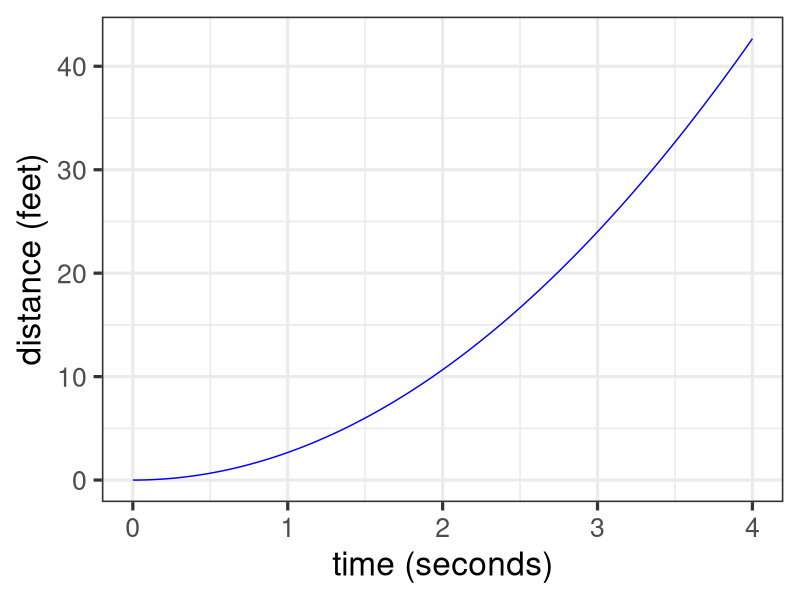
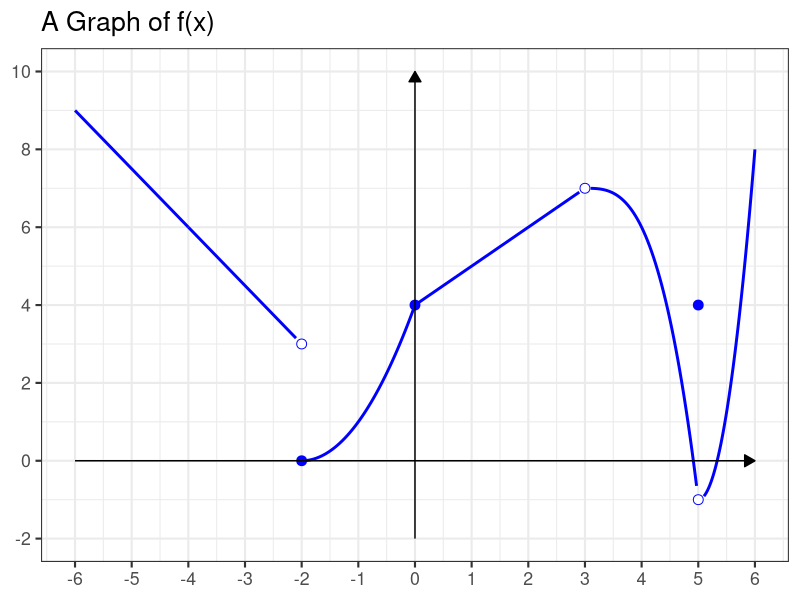
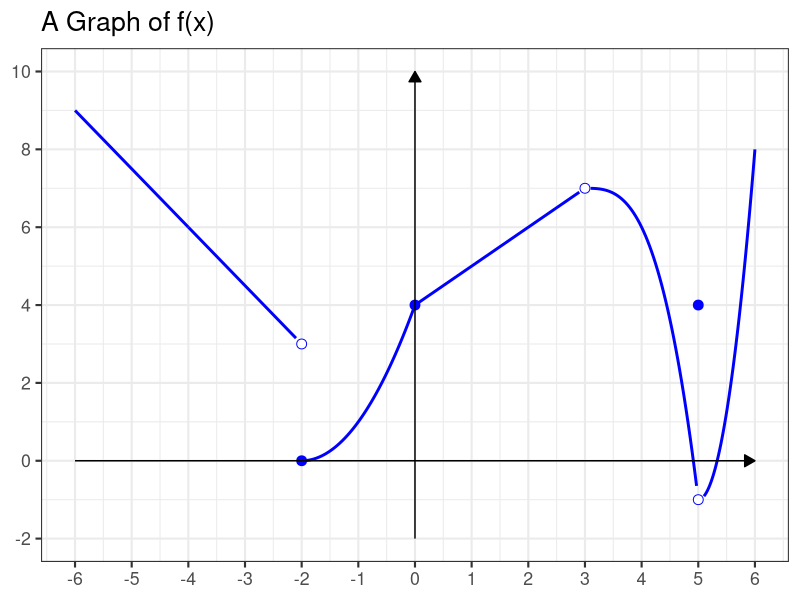
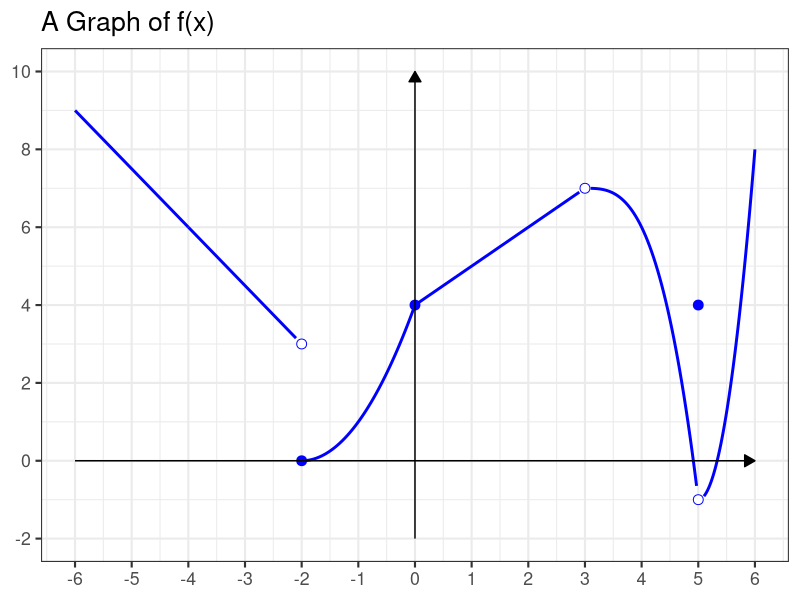
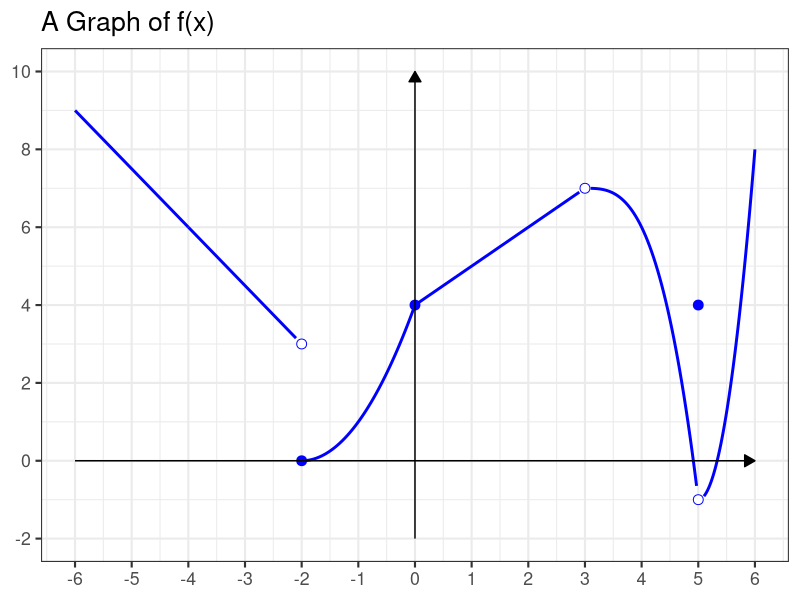
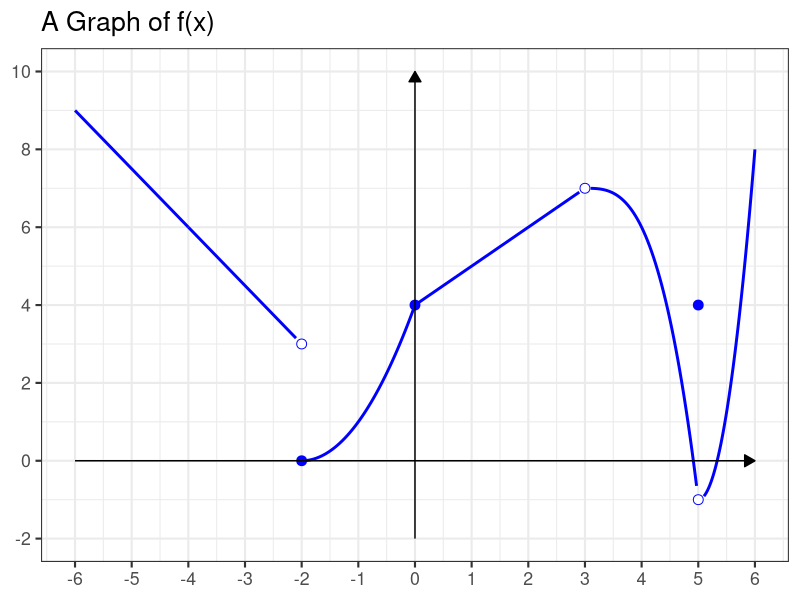
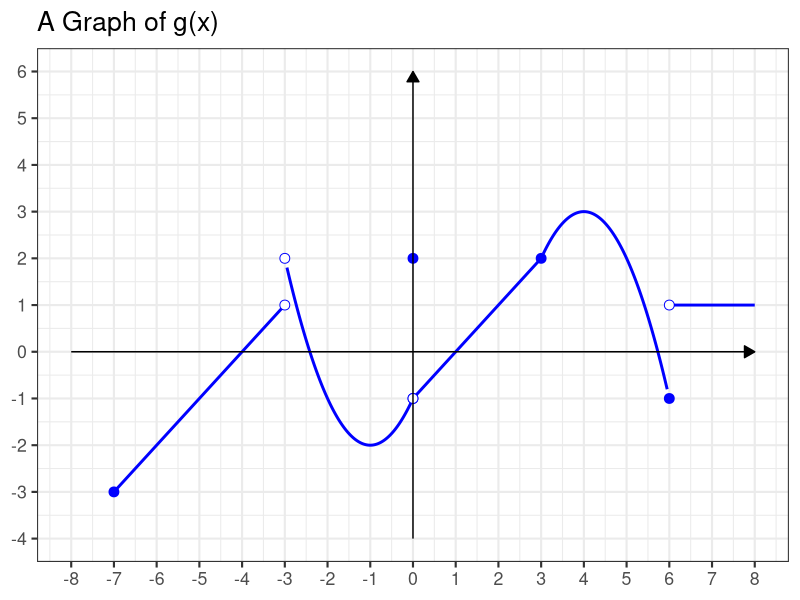
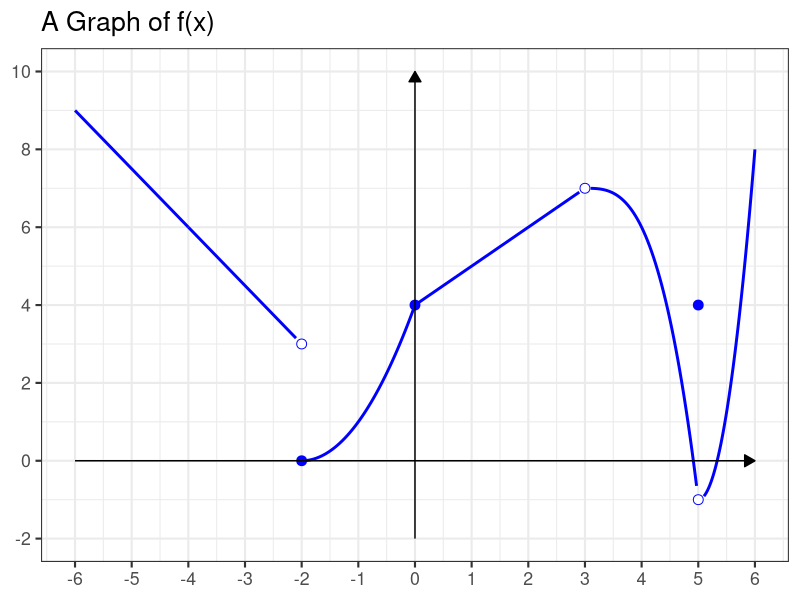

The R script that drew these images, in order:
## ---- chunk 1
library(tidyverse)
library(patchwork)

theme_set(theme_bw(base_size = 16))
## ---- chunk 2
x_vals <- seq(0, 4, length.out = 500)
y_vals <- 2.6667*(x_vals^2)

ggplot() + 
  geom_line(aes(x = x_vals, y = y_vals),
            color = "blue") + 
  labs(x = "time (seconds)", y = "distance (feet)") +
  scale_x_continuous(breaks = seq(0, 4, by = 1)) + 
  theme_bw(base_size = 24)
## ---- chunk 3
#| echo: false
#| message: false
#| fig.height: 3.25

x_vals_1 <- seq(-6, -4, length.out = 100)
x_vals_2 <- seq(-4, -2.1, length.out = 100)
x_vals_3 <- seq(-2, 0, length.out = 100)
x_vals_4 <- seq(0, 2.9, length.out = 100)
x_vals_5 <- seq(3.1, 4.97, length.out = 100)
x_vals_6 <- seq(5.1, 6, length.out = 100)

f1 <- function(x) -(3/2)*x
f2 <- function(x) -(3/2)*x
f3 <- function(x) (x + 2)^2
f4 <- function(x) x + 4
f5 <- function(x) 7 - (x - 3)^3
f6 <- function(x) (3*(x - 5))^2 - 1

open_pts <- data.frame(
  x = c(-2, 3, 5),
  y = c(f1(-2), f4(3), f5(5))
)
closed_pts <- data.frame(
  x = c(-2, 0, 5),
  y = c(f3(-2), f3(0), 4)
)

ggplot() +
  geom_line(aes(x = x_vals_1, y = f1(x_vals_1)), color = "blue", linewidth = 1) +
  geom_line(aes(x = x_vals_2, y = f2(x_vals_2)), color = "blue", linewidth = 1) +
  geom_line(aes(x = x_vals_3, y = f3(x_vals_3)), color = "blue", linewidth = 1) +
  geom_line(aes(x = x_vals_4, y = f4(x_vals_4)), color = "blue", linewidth = 1) +
  geom_line(aes(x = x_vals_5, y = f5(x_vals_5)), color = "blue", linewidth = 1) +
  geom_line(aes(x = x_vals_6, y = f6(x_vals_6)), color = "blue", linewidth = 1) +
  geom_point(data = open_pts, aes(x = x, y = y),
             shape = 21, size = 3, fill = "white", color = "blue") +
  geom_point(data = closed_pts, aes(x = x, y = y),
             shape = 21, size = 3, fill = "blue", color = "blue") +
  annotate("segment",
           x = -6, xend = 6, y = 0, yend = 0,
           arrow = arrow(length = unit(0.3, "cm"), type = "closed"),
           linewidth = 0.5) +
  annotate("segment",
           x = 0, xend = 0, y = -2, yend = 10,
           arrow = arrow(length = unit(0.3, "cm"), type = "closed"),
           linewidth = 0.5) +
  scale_x_continuous(breaks = seq(-6, 6, by = 1)) +
  scale_y_continuous(breaks = c(-2, 0, 2, 4, 6, 8, 10)) +
  coord_cartesian(xlim = c(-6, 6), ylim = c(-2, 10)) +
  labs(title = "A Graph of f(x)") +
  theme(axis.line = element_blank(), axis.title = element_blank())
## ---- chunk 4
#| echo: false
#| message: false
#| fig.height: 3.25

x_vals_1 <- seq(-6, -4, length.out = 100)
x_vals_2 <- seq(-4, -2.1, length.out = 100)
x_vals_3 <- seq(-2, 0, length.out = 100)
x_vals_4 <- seq(0, 2.9, length.out = 100)
x_vals_5 <- seq(3.1, 4.97, length.out = 100)
x_vals_6 <- seq(5.1, 6, length.out = 100)

f1 <- function(x) -(3/2)*x
f2 <- function(x) -(3/2)*x
f3 <- function(x) (x + 2)^2
f4 <- function(x) x + 4
f5 <- function(x) 7 - (x - 3)^3
f6 <- function(x) (3*(x - 5))^2 - 1

open_pts <- data.frame(
  x = c(-2, 3, 5),
  y = c(f1(-2), f4(3), f5(5))
)
closed_pts <- data.frame(
  x = c(-2, 0, 5),
  y = c(f3(-2), f3(0), 4)
)

ggplot() +
  geom_line(aes(x = x_vals_1, y = f1(x_vals_1)), color = "blue", linewidth = 1) +
  geom_line(aes(x = x_vals_2, y = f2(x_vals_2)), color = "blue", linewidth = 1) +
  geom_line(aes(x = x_vals_3, y = f3(x_vals_3)), color = "blue", linewidth = 1) +
  geom_line(aes(x = x_vals_4, y = f4(x_vals_4)), color = "blue", linewidth = 1) +
  geom_line(aes(x = x_vals_5, y = f5(x_vals_5)), color = "blue", linewidth = 1) +
  geom_line(aes(x = x_vals_6, y = f6(x_vals_6)), color = "blue", linewidth = 1) +
  geom_point(data = open_pts, aes(x = x, y = y),
             shape = 21, size = 3, fill = "white", color = "blue") +
  geom_point(data = closed_pts, aes(x = x, y = y),
             shape = 21, size = 3, fill = "blue", color = "blue") +
  annotate("segment",
           x = -6, xend = 6, y = 0, yend = 0,
           arrow = arrow(length = unit(0.3, "cm"), type = "closed"),
           linewidth = 0.5) +
  annotate("segment",
           x = 0, xend = 0, y = -2, yend = 10,
           arrow = arrow(length = unit(0.3, "cm"), type = "closed"),
           linewidth = 0.5) +
  scale_x_continuous(breaks = seq(-6, 6, by = 1)) +
  scale_y_continuous(breaks = c(-2, 0, 2, 4, 6, 8, 10)) +
  coord_cartesian(xlim = c(-6, 6), ylim = c(-2, 10)) +
  labs(title = "A Graph of f(x)") +
  theme(axis.line = element_blank(), axis.title = element_blank())
## ---- chunk 5
#| echo: false
#| message: false
#| fig.height: 2.75

x_vals_1 <- seq(-6, -4, length.out = 100)
x_vals_2 <- seq(-4, -2.1, length.out = 100)
x_vals_3 <- seq(-2, 0, length.out = 100)
x_vals_4 <- seq(0, 2.9, length.out = 100)
x_vals_5 <- seq(3.1, 4.97, length.out = 100)
x_vals_6 <- seq(5.1, 6, length.out = 100)

f1 <- function(x) -(3/2)*x
f2 <- function(x) -(3/2)*x
f3 <- function(x) (x + 2)^2
f4 <- function(x) x + 4
f5 <- function(x) 7 - (x - 3)^3
f6 <- function(x) (3*(x - 5))^2 - 1

open_pts <- data.frame(
  x = c(-2, 3, 5),
  y = c(f1(-2), f4(3), f5(5))
)
closed_pts <- data.frame(
  x = c(-2, 0, 5),
  y = c(f3(-2), f3(0), 4)
)

ggplot() +
  geom_line(aes(x = x_vals_1, y = f1(x_vals_1)), color = "blue", linewidth = 1) +
  geom_line(aes(x = x_vals_2, y = f2(x_vals_2)), color = "blue", linewidth = 1) +
  geom_line(aes(x = x_vals_3, y = f3(x_vals_3)), color = "blue", linewidth = 1) +
  geom_line(aes(x = x_vals_4, y = f4(x_vals_4)), color = "blue", linewidth = 1) +
  geom_line(aes(x = x_vals_5, y = f5(x_vals_5)), color = "blue", linewidth = 1) +
  geom_line(aes(x = x_vals_6, y = f6(x_vals_6)), color = "blue", linewidth = 1) +
  geom_point(data = open_pts, aes(x = x, y = y),
             shape = 21, size = 3, fill = "white", color = "blue") +
  geom_point(data = closed_pts, aes(x = x, y = y),
             shape = 21, size = 3, fill = "blue", color = "blue") +
  annotate("segment",
           x = -6, xend = 6, y = 0, yend = 0,
           arrow = arrow(length = unit(0.3, "cm"), type = "closed"),
           linewidth = 0.5) +
  annotate("segment",
           x = 0, xend = 0, y = -2, yend = 10,
           arrow = arrow(length = unit(0.3, "cm"), type = "closed"),
           linewidth = 0.5) +
  scale_x_continuous(breaks = seq(-6, 6, by = 1)) +
  scale_y_continuous(breaks = c(-2, 0, 2, 4, 6, 8, 10)) +
  coord_cartesian(xlim = c(-6, 6), ylim = c(-2, 10)) +
  labs(title = "A Graph of f(x)") +
  theme(axis.line = element_blank(), axis.title = element_blank())
## ---- chunk 6
#| echo: false
#| message: false
#| fig.height: 2.75

x_vals_1 <- seq(-6, -4, length.out = 100)
x_vals_2 <- seq(-4, -2.1, length.out = 100)
x_vals_3 <- seq(-2, 0, length.out = 100)
x_vals_4 <- seq(0, 2.9, length.out = 100)
x_vals_5 <- seq(3.1, 4.97, length.out = 100)
x_vals_6 <- seq(5.1, 6, length.out = 100)

f1 <- function(x) -(3/2)*x
f2 <- function(x) -(3/2)*x
f3 <- function(x) (x + 2)^2
f4 <- function(x) x + 4
f5 <- function(x) 7 - (x - 3)^3
f6 <- function(x) (3*(x - 5))^2 - 1

open_pts <- data.frame(
  x = c(-2, 3, 5),
  y = c(f1(-2), f4(3), f5(5))
)
closed_pts <- data.frame(
  x = c(-2, 0, 5),
  y = c(f3(-2), f3(0), 4)
)

ggplot() +
  geom_line(aes(x = x_vals_1, y = f1(x_vals_1)), color = "blue", linewidth = 1) +
  geom_line(aes(x = x_vals_2, y = f2(x_vals_2)), color = "blue", linewidth = 1) +
  geom_line(aes(x = x_vals_3, y = f3(x_vals_3)), color = "blue", linewidth = 1) +
  geom_line(aes(x = x_vals_4, y = f4(x_vals_4)), color = "blue", linewidth = 1) +
  geom_line(aes(x = x_vals_5, y = f5(x_vals_5)), color = "blue", linewidth = 1) +
  geom_line(aes(x = x_vals_6, y = f6(x_vals_6)), color = "blue", linewidth = 1) +
  geom_point(data = open_pts, aes(x = x, y = y),
             shape = 21, size = 3, fill = "white", color = "blue") +
  geom_point(data = closed_pts, aes(x = x, y = y),
             shape = 21, size = 3, fill = "blue", color = "blue") +
  annotate("segment",
           x = -6, xend = 6, y = 0, yend = 0,
           arrow = arrow(length = unit(0.3, "cm"), type = "closed"),
           linewidth = 0.5) +
  annotate("segment",
           x = 0, xend = 0, y = -2, yend = 10,
           arrow = arrow(length = unit(0.3, "cm"), type = "closed"),
           linewidth = 0.5) +
  scale_x_continuous(breaks = seq(-6, 6, by = 1)) +
  scale_y_continuous(breaks = c(-2, 0, 2, 4, 6, 8, 10)) +
  coord_cartesian(xlim = c(-6, 6), ylim = c(-2, 10)) +
  labs(title = "A Graph of f(x)") +
  theme(axis.line = element_blank(), axis.title = element_blank())
## ---- chunk 7
#| echo: false
#| message: false
#| fig.height: 2.75

x_vals_1 <- seq(-6, -4, length.out = 100)
x_vals_2 <- seq(-4, -2.1, length.out = 100)
x_vals_3 <- seq(-2, 0, length.out = 100)
x_vals_4 <- seq(0, 2.9, length.out = 100)
x_vals_5 <- seq(3.1, 4.97, length.out = 100)
x_vals_6 <- seq(5.1, 6, length.out = 100)

f1 <- function(x) -(3/2)*x
f2 <- function(x) -(3/2)*x
f3 <- function(x) (x + 2)^2
f4 <- function(x) x + 4
f5 <- function(x) 7 - (x - 3)^3
f6 <- function(x) (3*(x - 5))^2 - 1

open_pts <- data.frame(
  x = c(-2, 3, 5),
  y = c(f1(-2), f4(3), f5(5))
)
closed_pts <- data.frame(
  x = c(-2, 0, 5),
  y = c(f3(-2), f3(0), 4)
)

ggplot() +
  geom_line(aes(x = x_vals_1, y = f1(x_vals_1)), color = "blue", linewidth = 1) +
  geom_line(aes(x = x_vals_2, y = f2(x_vals_2)), color = "blue", linewidth = 1) +
  geom_line(aes(x = x_vals_3, y = f3(x_vals_3)), color = "blue", linewidth = 1) +
  geom_line(aes(x = x_vals_4, y = f4(x_vals_4)), color = "blue", linewidth = 1) +
  geom_line(aes(x = x_vals_5, y = f5(x_vals_5)), color = "blue", linewidth = 1) +
  geom_line(aes(x = x_vals_6, y = f6(x_vals_6)), color = "blue", linewidth = 1) +
  geom_point(data = open_pts, aes(x = x, y = y),
             shape = 21, size = 3, fill = "white", color = "blue") +
  geom_point(data = closed_pts, aes(x = x, y = y),
             shape = 21, size = 3, fill = "blue", color = "blue") +
  annotate("segment",
           x = -6, xend = 6, y = 0, yend = 0,
           arrow = arrow(length = unit(0.3, "cm"), type = "closed"),
           linewidth = 0.5) +
  annotate("segment",
           x = 0, xend = 0, y = -2, yend = 10,
           arrow = arrow(length = unit(0.3, "cm"), type = "closed"),
           linewidth = 0.5) +
  scale_x_continuous(breaks = seq(-6, 6, by = 1)) +
  scale_y_continuous(breaks = c(-2, 0, 2, 4, 6, 8, 10)) +
  coord_cartesian(xlim = c(-6, 6), ylim = c(-2, 10)) +
  labs(title = "A Graph of f(x)") +
  theme(axis.line = element_blank(), axis.title = element_blank())
## ---- chunk 8
#| echo: false
#| message: false
#| fig.height: 3.25

x1 <- seq(-7,   -3.05, length.out = 300)
x2 <- seq(-2.95, -0.05, length.out = 300)
x3 <- seq( 0.05,  2.95, length.out = 300)
x4 <- seq( 3.05,  5.95, length.out = 300)
x5 <- seq( 6.05,  8,    length.out = 300)

f1 <- function(x) x + 4
f2 <- function(x) (x + 1)^2 - 2
f3 <- function(x) x - 1
f4 <- function(x) -(x - 4)^2 + 3
f5 <- function(x) rep(1, length(x))

open_pts <- data.frame(
  x = c(-3, -3,  0,  0,  6),
  y = c(f1(-3), f2(-3), f2(0), f3(0), f5(6))
)
closed_pts <- data.frame(
  x = c(-7,  0,  3, 6),
  y = c(f1(-7), 2, f3(3), f4(6))
)

ggplot() +
  geom_line(aes(x = x1, y = f1(x1)), color = "blue", linewidth = 1) +
  geom_line(aes(x = x2, y = f2(x2)), color = "blue", linewidth = 1) +
  geom_line(aes(x = x3, y = f3(x3)), color = "blue", linewidth = 1) +
  geom_line(aes(x = x4, y = f4(x4)), color = "blue", linewidth = 1) +
  geom_line(aes(x = x5, y = f5(x5)), color = "blue", linewidth = 1) +
  geom_point(data = open_pts, aes(x = x, y = y),
             shape = 21, size = 3, fill = "white", color = "blue") +
  geom_point(data = closed_pts, aes(x = x, y = y),
             shape = 21, size = 3, fill = "blue", color = "blue") +
  annotate("segment", x = -8, xend = 8, y = 0, yend = 0,
           arrow = arrow(length = unit(0.3, "cm"), type = "closed"),
           linewidth = 0.5) +
  annotate("segment", x = 0, xend = 0, y = -4, yend = 6,
           arrow = arrow(length = unit(0.3, "cm"), type = "closed"),
           linewidth = 0.5) +
  scale_x_continuous(breaks = seq(-8, 8, by = 1)) +
  scale_y_continuous(breaks = seq(-4, 6, by = 1)) +
  coord_cartesian(xlim = c(-8, 8), ylim = c(-4, 6)) +
  labs(title = "A Graph of g(x)") +
  theme(axis.line = element_blank(), axis.title = element_blank())
## ---- chunk 9
#| echo: false
#| message: false
#| fig.height: 2.75

x_vals_1 <- seq(-6, -4, length.out = 100)
x_vals_2 <- seq(-4, -2.1, length.out = 100)
x_vals_3 <- seq(-2, 0, length.out = 100)
x_vals_4 <- seq(0, 2.9, length.out = 100)
x_vals_5 <- seq(3.1, 4.97, length.out = 100)
x_vals_6 <- seq(5.1, 6, length.out = 100)

f1 <- function(x) -(3/2)*x
f2 <- function(x) -(3/2)*x
f3 <- function(x) (x + 2)^2
f4 <- function(x) x + 4
f5 <- function(x) 7 - (x - 3)^3
f6 <- function(x) (3*(x - 5))^2 - 1

open_pts <- data.frame(
  x = c(-2, 3, 5),
  y = c(f1(-2), f4(3), f5(5))
)
closed_pts <- data.frame(
  x = c(-2, 0, 5),
  y = c(f3(-2), f3(0), 4)
)

ggplot() +
  geom_line(aes(x = x_vals_1, y = f1(x_vals_1)), color = "blue", linewidth = 1) +
  geom_line(aes(x = x_vals_2, y = f2(x_vals_2)), color = "blue", linewidth = 1) +
  geom_line(aes(x = x_vals_3, y = f3(x_vals_3)), color = "blue", linewidth = 1) +
  geom_line(aes(x = x_vals_4, y = f4(x_vals_4)), color = "blue", linewidth = 1) +
  geom_line(aes(x = x_vals_5, y = f5(x_vals_5)), color = "blue", linewidth = 1) +
  geom_line(aes(x = x_vals_6, y = f6(x_vals_6)), color = "blue", linewidth = 1) +
  geom_point(data = open_pts, aes(x = x, y = y),
             shape = 21, size = 3, fill = "white", color = "blue") +
  geom_point(data = closed_pts, aes(x = x, y = y),
             shape = 21, size = 3, fill = "blue", color = "blue") +
  annotate("segment",
           x = -6, xend = 6, y = 0, yend = 0,
           arrow = arrow(length = unit(0.3, "cm"), type = "closed"),
           linewidth = 0.5) +
  annotate("segment",
           x = 0, xend = 0, y = -2, yend = 10,
           arrow = arrow(length = unit(0.3, "cm"), type = "closed"),
           linewidth = 0.5) +
  scale_x_continuous(breaks = seq(-6, 6, by = 1)) +
  scale_y_continuous(breaks = c(-2, 0, 2, 4, 6, 8, 10)) +
  coord_cartesian(xlim = c(-6, 6), ylim = c(-2, 10)) +
  labs(title = "A Graph of f(x)") +
  theme(axis.line = element_blank(), axis.title = element_blank())
## ---- chunk 10
#| echo: false
#| message: false
#| fig.height: 2.5

x_vals_1 <- seq(-6, -4, length.out = 100)
x_vals_2 <- seq(-4, -2.1, length.out = 100)
x_vals_3 <- seq(-2, 0, length.out = 100)
x_vals_4 <- seq(0, 2.9, length.out = 100)
x_vals_5 <- seq(3.1, 4.97, length.out = 100)
x_vals_6 <- seq(5.1, 6, length.out = 100)

f1 <- function(x) -(3/2)*x
f2 <- function(x) -(3/2)*x
f3 <- function(x) (x + 2)^2
f4 <- function(x) x + 4
f5 <- function(x) 7 - (x - 3)^3
f6 <- function(x) (3*(x - 5))^2 - 1

open_pts <- data.frame(
  x = c(-2, 3, 5),
  y = c(f1(-2), f4(3), f5(5))
)
closed_pts <- data.frame(
  x = c(-2, 0, 5),
  y = c(f3(-2), f3(0), 4)
)

ggplot() +
  geom_line(aes(x = x_vals_1, y = f1(x_vals_1)), color = "blue", linewidth = 1) +
  geom_line(aes(x = x_vals_2, y = f2(x_vals_2)), color = "blue", linewidth = 1) +
  geom_line(aes(x = x_vals_3, y = f3(x_vals_3)), color = "blue", linewidth = 1) +
  geom_line(aes(x = x_vals_4, y = f4(x_vals_4)), color = "blue", linewidth = 1) +
  geom_line(aes(x = x_vals_5, y = f5(x_vals_5)), color = "blue", linewidth = 1) +
  geom_line(aes(x = x_vals_6, y = f6(x_vals_6)), color = "blue", linewidth = 1) +
  geom_point(data = open_pts, aes(x = x, y = y),
             shape = 21, size = 3, fill = "white", color = "blue") +
  geom_point(data = closed_pts, aes(x = x, y = y),
             shape = 21, size = 3, fill = "blue", color = "blue") +
  annotate("segment",
           x = -6, xend = 6, y = 0, yend = 0,
           arrow = arrow(length = unit(0.3, "cm"), type = "closed"),
           linewidth = 0.5) +
  annotate("segment",
           x = 0, xend = 0, y = -2, yend = 10,
           arrow = arrow(length = unit(0.3, "cm"), type = "closed"),
           linewidth = 0.5) +
  scale_x_continuous(breaks = seq(-6, 6, by = 1)) +
  scale_y_continuous(breaks = c(-2, 0, 2, 4, 6, 8, 10)) +
  coord_cartesian(xlim = c(-6, 6), ylim = c(-2, 10)) +
  labs(title = "A Graph of f(x)") +
  theme(axis.line = element_blank(), axis.title = element_blank())
## ---- chunk 11
#| echo: false
#| message: false
#| fig.height: 2.5

x_vals_1 <- seq(-6, -4, length.out = 100)
x_vals_2 <- seq(-4, -2.1, length.out = 100)
x_vals_3 <- seq(-2, 0, length.out = 100)
x_vals_4 <- seq(0, 2.9, length.out = 100)
x_vals_5 <- seq(3.1, 4.97, length.out = 100)
x_vals_6 <- seq(5.1, 6, length.out = 100)

f1 <- function(x) -(3/2)*x
f2 <- function(x) -(3/2)*x
f3 <- function(x) (x + 2)^2
f4 <- function(x) x + 4
f5 <- function(x) 7 - (x - 3)^3
f6 <- function(x) (3*(x - 5))^2 - 1

open_pts <- data.frame(
  x = c(-2, 3, 5),
  y = c(f1(-2), f4(3), f5(5))
)
closed_pts <- data.frame(
  x = c(-2, 0, 5),
  y = c(f3(-2), f3(0), 4)
)

ggplot() +
  geom_line(aes(x = x_vals_1, y = f1(x_vals_1)), color = "blue", linewidth = 1) +
  geom_line(aes(x = x_vals_2, y = f2(x_vals_2)), color = "blue", linewidth = 1) +
  geom_line(aes(x = x_vals_3, y = f3(x_vals_3)), color = "blue", linewidth = 1) +
  geom_line(aes(x = x_vals_4, y = f4(x_vals_4)), color = "blue", linewidth = 1) +
  geom_line(aes(x = x_vals_5, y = f5(x_vals_5)), color = "blue", linewidth = 1) +
  geom_line(aes(x = x_vals_6, y = f6(x_vals_6)), color = "blue", linewidth = 1) +
  geom_point(data = open_pts, aes(x = x, y = y),
             shape = 21, size = 3, fill = "white", color = "blue") +
  geom_point(data = closed_pts, aes(x = x, y = y),
             shape = 21, size = 3, fill = "blue", color = "blue") +
  annotate("segment",
           x = -6, xend = 6, y = 0, yend = 0,
           arrow = arrow(length = unit(0.3, "cm"), type = "closed"),
           linewidth = 0.5) +
  annotate("segment",
           x = 0, xend = 0, y = -2, yend = 10,
           arrow = arrow(length = unit(0.3, "cm"), type = "closed"),
           linewidth = 0.5) +
  scale_x_continuous(breaks = seq(-6, 6, by = 1)) +
  scale_y_continuous(breaks = c(-2, 0, 2, 4, 6, 8, 10)) +
  coord_cartesian(xlim = c(-6, 6), ylim = c(-2, 10)) +
  labs(title = "A Graph of f(x)") +
  theme(axis.line = element_blank(), axis.title = element_blank())
## ---- chunk 12
#| echo: false
#| message: false
#| fig.height: 3.25

x1 <- seq(-7,   -3.05, length.out = 300)
x2 <- seq(-2.95, -0.05, length.out = 300)
x3 <- seq( 0.05,  2.95, length.out = 300)
x4 <- seq( 3.05,  5.95, length.out = 300)
x5 <- seq( 6.05,  8,    length.out = 300)

f1 <- function(x) x + 4
f2 <- function(x) (x + 1)^2 - 2
f3 <- function(x) x - 1
f4 <- function(x) -(x - 4)^2 + 3
f5 <- function(x) rep(1, length(x))

open_pts <- data.frame(
  x = c(-3, -3,  0,  0,  6),
  y = c(f1(-3), f2(-3), f2(0), f3(0), f5(6))
)
closed_pts <- data.frame(
  x = c(-7,  0,  3, 6),
  y = c(f1(-7), 2, f3(3), f4(6))
)

ggplot() +
  geom_line(aes(x = x1, y = f1(x1)), color = "blue", linewidth = 1) +
  geom_line(aes(x = x2, y = f2(x2)), color = "blue", linewidth = 1) +
  geom_line(aes(x = x3, y = f3(x3)), color = "blue", linewidth = 1) +
  geom_line(aes(x = x4, y = f4(x4)), color = "blue", linewidth = 1) +
  geom_line(aes(x = x5, y = f5(x5)), color = "blue", linewidth = 1) +
  geom_point(data = open_pts, aes(x = x, y = y),
             shape = 21, size = 3, fill = "white", color = "blue") +
  geom_point(data = closed_pts, aes(x = x, y = y),
             shape = 21, size = 3, fill = "blue", color = "blue") +
  annotate("segment", x = -8, xend = 8, y = 0, yend = 0,
           arrow = arrow(length = unit(0.3, "cm"), type = "closed"),
           linewidth = 0.5) +
  annotate("segment", x = 0, xend = 0, y = -4, yend = 6,
           arrow = arrow(length = unit(0.3, "cm"), type = "closed"),
           linewidth = 0.5) +
  scale_x_continuous(breaks = seq(-8, 8, by = 1)) +
  scale_y_continuous(breaks = seq(-4, 6, by = 1)) +
  coord_cartesian(xlim = c(-8, 8), ylim = c(-4, 6)) +
  labs(title = "A Graph of g(x)") +
  theme(axis.line = element_blank(), axis.title = element_blank())
